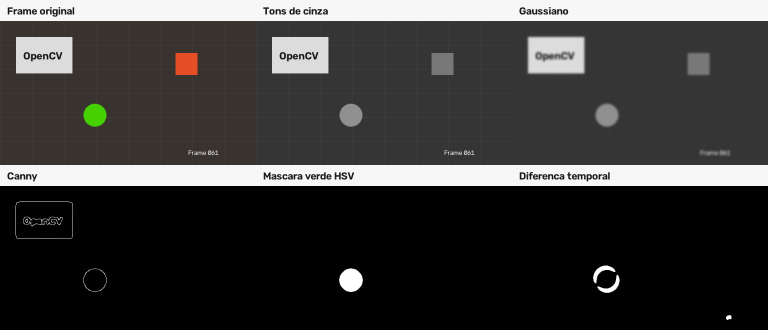
#> input picture frame 0 of Python/Aula_3/exemplos/aula8_video_exemplo.avi, 1536 x 660 px (shown at 1/2 size)
$ python exemplo_09_desempenho.py
#> lines starting #> are read from the running program, lines starting #| are printed output that depends on the picture; after the words box and inside, x2 and y2 are one past the last pixel; in counts of white or black regions, pixels touching at a corner belong together
from pathlib import Path
import time
import cv2

caminho = Path("assets/aula8_video_exemplo.avi")
captura = cv2.VideoCapture(str(caminho))

if not captura.isOpened():
    raise RuntimeError(f"Não foi possível abrir o vídeo: {caminho}")

# Obtém o FPS original do vídeo para calcular o tempo correto que cada frame deve durar
fps_video = captura.get(cv2.CAP_PROP_FPS)
periodo = 1 / fps_video if fps_video > 0 else 1 / 30

fps_suave = None

while True:
    inicio_laco = time.perf_counter()
    sucesso, frame = captura.read()
#> frame is the input picture: shape (660, 1536, 3); mean B, G, R 57.9, 58.9, 59.7

    # Reinicia o vídeo ao chegar no final, criando um loop contínuo
    if not sucesso:
        captura.set(cv2.CAP_PROP_POS_FRAMES, 0)
        continue

    inicio_filtro = time.perf_counter()

    # Aplica um desfoque Gaussiano intencionalmente pesado (área de 31x31 pixels)
    # Como a área de cálculo para cada pixel é muito grande, isso exige bastante do processador
    resultado = cv2.GaussianBlur(frame, (31, 31), 0)
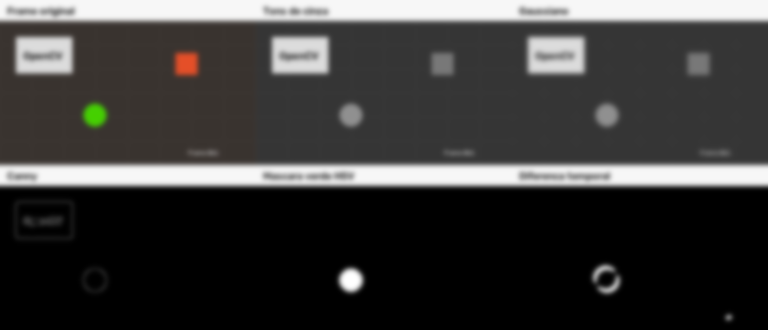
#> resultado: shape (660, 1536, 3) (shown at 1/2 size); mean B, G, R 57.9, 58.9, 59.7

    # Mede exatamente quantos milissegundos o computador gastou apenas executando o desfoque
    filtro_ms = (
        time.perf_counter() - inicio_filtro
    ) * 1000

    if fps_suave is None:
        fps_exibido = 0.0
    else:
        fps_exibido = fps_suave

    texto = (
        f"Filtro: {filtro_ms:.1f} ms | "
        f"FPS: {fps_exibido:.1f}"
    )

    # Escreve o texto com os indicadores de desempenho diretamente sobre a imagem
    cv2.putText(
        resultado, texto, (10, 30),
        cv2.FONT_HERSHEY_SIMPLEX,
        0.7, (0, 255, 0), 2,
    )
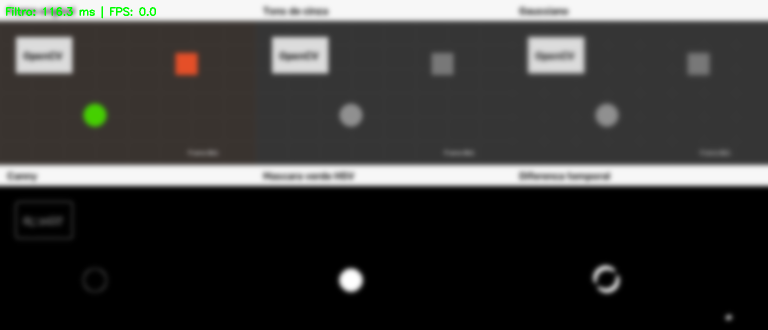
#> resultado: shape (660, 1536, 3) (shown at 1/2 size); 0.17% of pixels changed, all inside (x1, y1, x2, y2) = (12, 12, 312, 37)
    cv2.imshow("Desempenho", resultado)

    # Desconta o tempo de processamento do ciclo para garantir que a espera mantenha o FPS correto
    gasto = time.perf_counter() - inicio_laco
    espera_ms = max(1, int((periodo - gasto) * 1000))
    tecla = cv2.waitKey(espera_ms) & 0xFF
#> (key q is pressed here)

    # Calcula a taxa real de quadros por segundo que conseguimos atingir neste ciclo específico
    tempo_laco = time.perf_counter() - inicio_laco
    fps_atual = 1 / tempo_laco if tempo_laco > 0 else 0

    # Suaviza o valor do FPS exibido na tela usando uma média móvel
    # Ao misturar 90% do valor histórico com apenas 10% do valor atual, evitamos que o número fique pulando sem parar a cada pequeno atraso
    if fps_suave is None:
        fps_suave = fps_atual
    else:
        fps_suave = 0.9 * fps_suave + 0.1 * fps_atual

    if tecla == ord("q"):
        break

captura.release()
cv2.destroyAllWindows()
